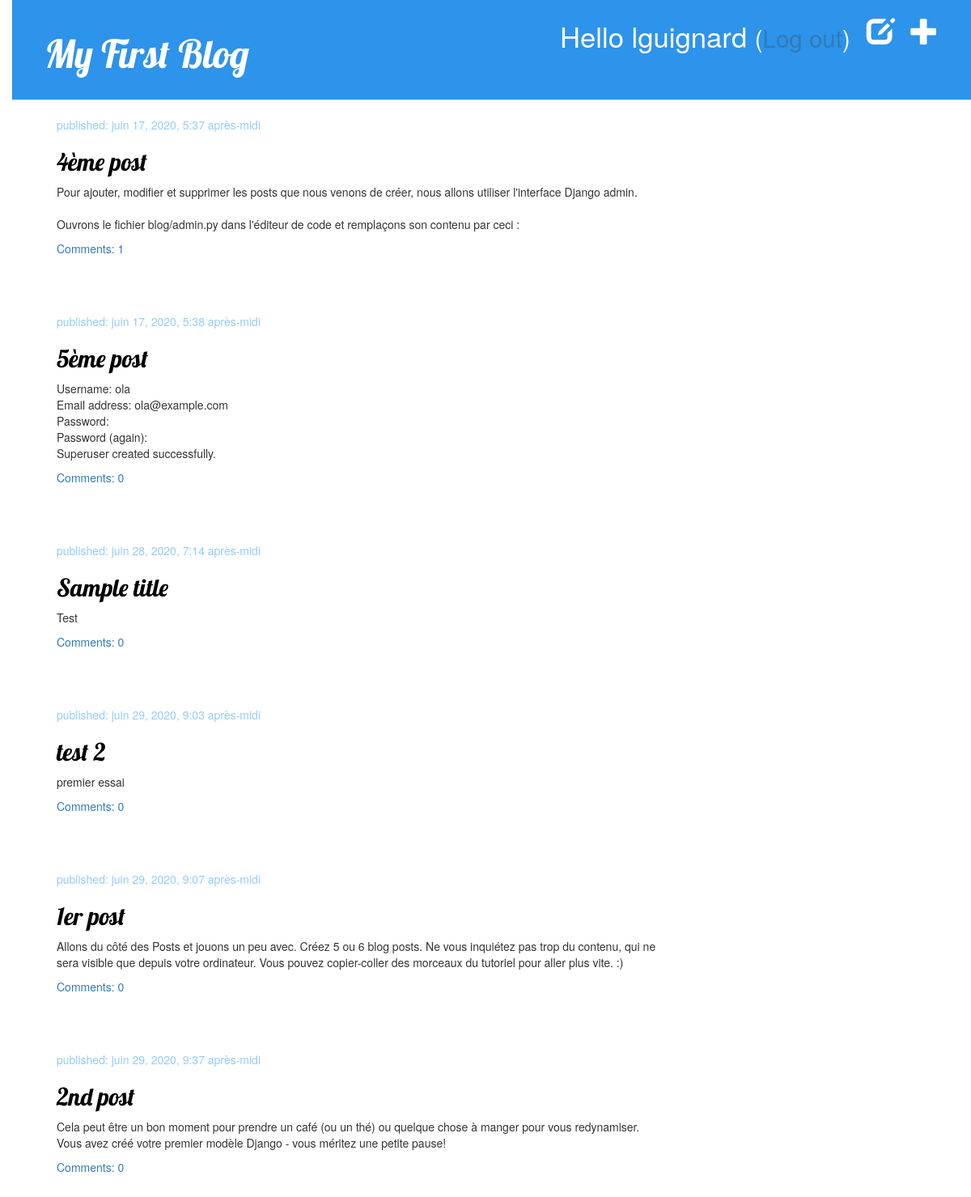
The app's page / (signed in) with its own data.
### blog/models.py (models this page shows, shortened)
class Post(models.Model):
    author = models.ForeignKey(settings.AUTH_USER_MODEL, on_delete=models.CASCADE)
    title = models.CharField(max_length=200)
    text = models.TextField()
    created_date = models.DateTimeField(default=timezone.now)
    published_date = models.DateTimeField(blank=True, null=True)
    def approved_comments(self):
        return self.comments.filter(approved_comment=True)

### blog/views.py (the view)
# urls.py: path('', views.post_list, name='post_list'),
def post_list(request):
    posts = Post.objects.filter(published_date__lte=timezone.now()).order_by('published_date')
    return render(request, 'blog/post_list.html', {'posts': posts})

### blog/templates/blog/post_list.html
{% extends 'blog/base.html' %}
{% block content %}
    {% for post in posts %}
        <div class="post">
            <div class="date">
                <p>published: {{ post.published_date }}</p>
            </div>
            <h2><a href="{% url 'post_detail' pk=post.pk %}">{{ post.title }}</a></h2>
            <p>{{ post.text|linebreaksbr }}</p>
            <a href="{% url 'post_detail' pk=post.pk %}">Comments: {{ post.approved_comments.count }}</a>
        </div>
    {% endfor %}
{% endblock %}

### blog/templates/blog/base.html (shortened to what this page needs)
{% load static %}
<html>
    <head>
        <link rel="stylesheet" href="//maxcdn.bootstrapcdn.com/bootstrap/3.2.0/css/bootstrap.min.css">
        <link rel="stylesheet" href="//maxcdn.bootstrapcdn.com/bootstrap/3.2.0/css/bootstrap-theme.min.css">
        <link rel="stylesheet" href="{% static 'css/blog.css' %}">
    </head>
    <body>
        <div class="page-header">
            {% if user.is_authenticated %}
                <a href="{% url 'post_new' %}" class="top-menu"><span class="glyphicon glyphicon-plus"></span></a>
                <a href="{% url 'post_draft_list' %}" class="top-menu"><span class="glyphicon glyphicon-edit"></span></a>
                <p class="top-menu">Hello {{ user.username }} <small>(<a href="{% url 'logout' %}">Log out</a>)</small></p>
            {% else %}
                <a href="{% url 'login' %}" class="top-menu"><span class="glyphicon glyphicon-lock"></span></a>
            {% endif %}
            <h1><a href="/">My First Blog</a></h1>
        </div>
        <div class="content container">
            <div class="row">
                <div class="col-md-8">
                {% block content %}
                {% endblock %}
                </div>
            </div>
        </div>
    </body>
</html>

### blog/static/css/blog.css (style rules this page uses)
h1 a, h2 a { color: #41A6FF; font-family: 'Lobster'; }
body { padding-left: 15px; }
.page-header { background-color: #2D93EB; margin-top: 0; padding: 20px 20px 20px 40px; }
.page-header h1, .page-header h1 a, .page-header h1 a:visited, .page-header h1 a:active { color: #ffffff; font-size: 36pt; text-decoration: none; }
.content { margin-left: 40px; }
h1, h2, h3, h4 { font-family: 'Lobster', cursive; }
.date { color: #94CBFA; }
.top-menu, .top-menu:hover, .top-menu:visited { color: #ffffff; float: right; font-size: 26pt; margin-right: 20px; }
.post { margin-bottom: 70px; }
.post h2 a, .post h2 a:visited { color: #000000; }

### records on screen
Post: published_date "juin 17, 2020, 5:37 après-midi", title "4ème post", text "Pour ajouter, modifier et supprimer les posts que nous venons de créer, nous allons utiliser l'interface Django admin. Ouvrons le fichier blog/admin.py dans l'éditeur de code et remplaçons son contenu par ceci :", approved_comments.count "1"
Post: published_date "juin 17, 2020, 5:38 après-midi", title "5ème post", text "Username: ola Email address: ola@example.com Password: Password (again): Superuser created successfully.", approved_comments.count "0"
Post: published_date "juin 28, 2020, 7:14 après-midi", title "Sample title", text "Test", approved_comments.count "0"
Post: published_date "juin 29, 2020, 9:03 après-midi", title "test 2", text "premier essai", approved_comments.count "0"
Post: published_date "juin 29, 2020, 9:07 après-midi", title "1er post", text "Allons du côté des Posts et jouons un peu avec. Créez 5 ou 6 blog posts. Ne vous inquiétez pas trop du contenu, qui ne sera visible que depuis votre ordinateur. Vous pouvez copier-coller des morceaux du tutoriel pour aller plus vite. :)", approved_comments.count "0"
Post: published_date "juin 29, 2020, 9:37 après-midi", title "2nd post", text "Cela peut être un bon moment pour prendre un café (ou un thé) ou quelque chose à manger pour vous redynamiser. Vous avez créé votre premier modèle Django - vous méritez une petite pause!", approved_comments.count "0"

### other values on screen
{{ user.username }} "lguignard"
